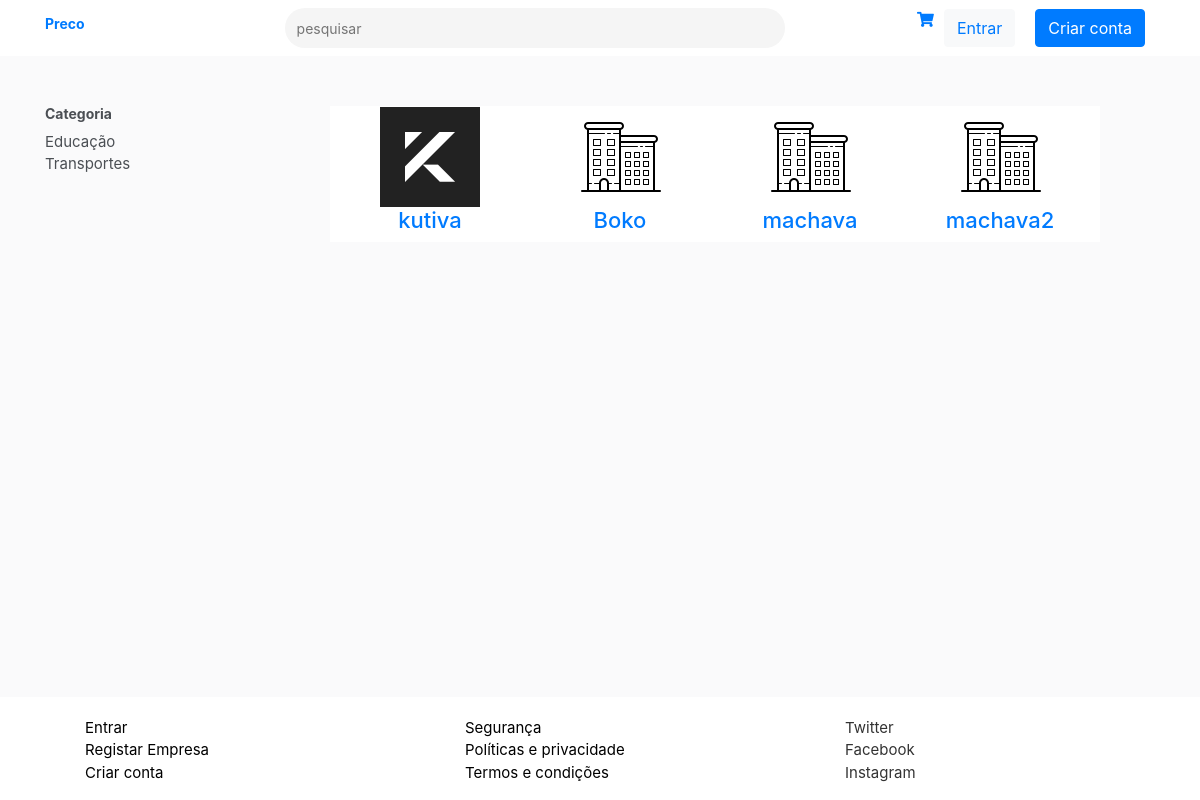
The app's page /, older data.
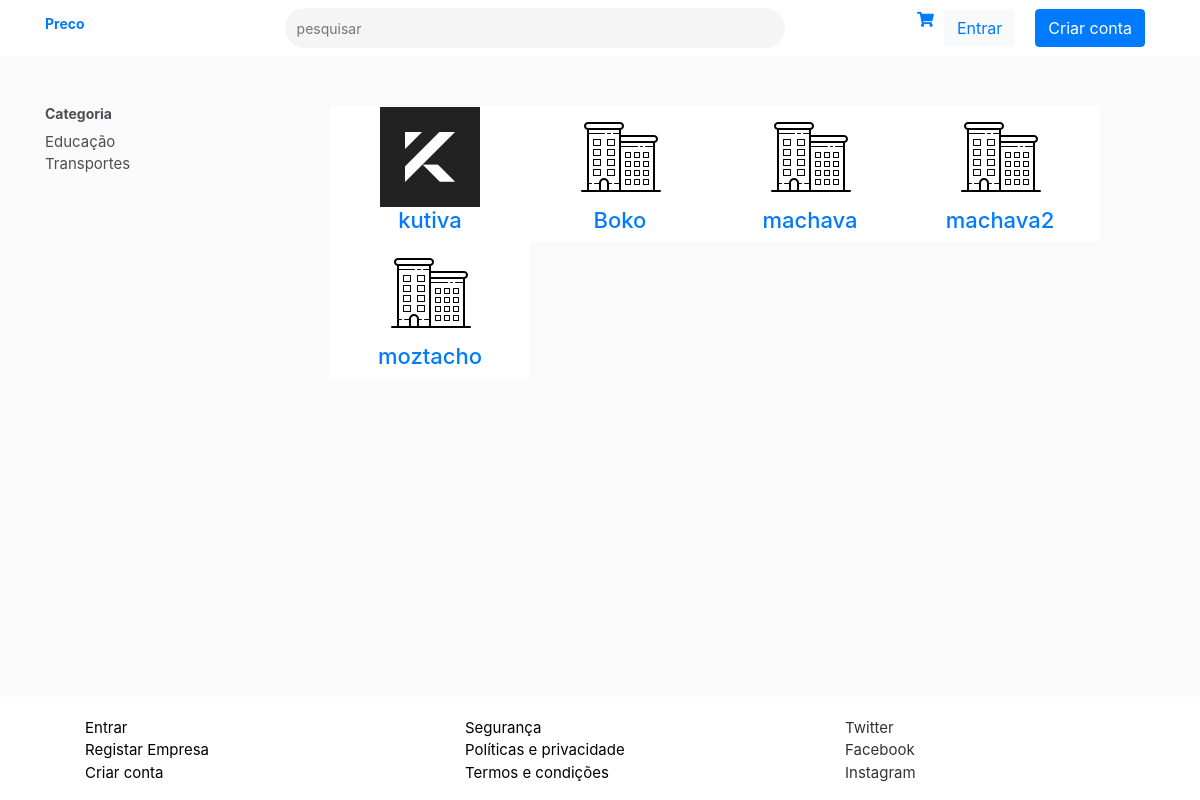
The same page, newer data.
### account/models.py (models this page shows, shortened)
class Category(models.Model):
    name = models.CharField(max_length=30, blank=True)
    type = models.ForeignKey(Type, on_delete=models.CASCADE)

class Company(models.Model):
    user = models.OneToOneField(settings.AUTH_USER_MODEL, on_delete=models.CASCADE)
    commercial_name = models.CharField(max_length=30, blank=False, unique=False)
    company_logo = models.ImageField(upload_to='company_logo/', default='company_logo/default.jpg')
    address = models.CharField(max_length=30, blank=True)
    categories = models.ForeignKey(Category, on_delete=models.CASCADE, blank=True, unique=False, default=1)
    created_date = models.DateTimeField(default=timezone.now)
    uploaded_at = models.DateTimeField(blank=True, null=True)

### price/views.py (the view, shortened to what this page needs)
# urls.py: path("", views.index, name="dashboard"),
def index(request):
    social_media = SocialMedia.objects.all()
    categories = Category.objects.filter(type_id=1)
    companies = Company.objects.all()
    if not request.user.is_authenticated:
        return render(request, 'index.html',
                      {'social_media': social_media, 'categories': categories, 'companies': companies})

### price/templates/index.html (shortened to what this page needs)
{% extends "price/layout/base.html" %}
{% load staticfiles %}
{% load staticfiles %}
{% block styles %}
<link rel="stylesheet" href="{% static 'stylesheet/main.css' %}">
<link rel="stylesheet" href="https://use.fontawesome.com/releases/v5.7.2/css/all.css">
{% endblock %}
{% block content %}
<main>
{% include "price/layout/navegation.html" %}
    <div class="container">
        <div class="row">
            <div class="col-md-3">
                <aside>
                    <nav class="category-desktop">
                        <h1 class="category">Categoria</h1>
                        <ul>
                            {% for category in categories %}
                                 <li>{{ category.name|capfirst  }}</li>
                            {% endfor  %}
                        </ul>
                    </nav>
                </aside>
            </div>
            <div class="col-md-8">
                    <div class="row">
                {% for company in companies %}
                    <div class="col-md-3">
                        <a href="{% url 'products' company.id   %}">
                        <div class="company">
                            <img src="{{ company.company_logo.url }}" alt="{{ company.commercial_name }} logo ">
                            <h2 class="commercial-name">{{ company.commercial_name }}</h2>
                        </div>
                            </a>
                    </div>
                    {% endfor %}
                    </div>
            </div>
        </div>
    </div>
</main>
{% include "price/layout/footer.html" %}
{% endblock %}

Row changes from the older to the newer data that the page shows:
added Company: company_logo (placeholder picture), commercial_name "moztacho"
